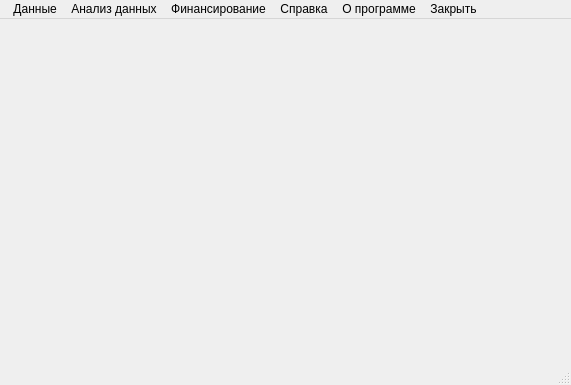
<?xml version="1.0" encoding="UTF-8"?>
<ui version="4.0">
 <class>MainWindow</class>
 <widget class="QMainWindow" name="MainWindow">
  <property name="geometry">
   <rect>
    <x>0</x>
    <y>0</y>
    <width>571</width>
    <height>385</height>
   </rect>
  </property>
  <property name="windowTitle">
   <string>Сопровождение НТП</string>
  </property>
  <widget class="QWidget" name="centralwidget"/>
  <widget class="QMenuBar" name="menubar">
   <property name="geometry">
    <rect>
     <x>0</x>
     <y>0</y>
     <width>571</width>
     <height>21</height>
    </rect>
   </property>
   <widget class="QMenu" name="tables">
    <property name="title">
     <string> Данные</string>
    </property>
    <addaction name="nir"/>
    <addaction name="prog"/>
    <addaction name="vuz"/>
   </widget>
   <widget class="QMenu" name="analys">
    <property name="title">
     <string>Анализ данных</string>
    </property>
    <addaction name="analys1"/>
    <addaction name="analys2"/>
    <addaction name="analys3"/>
   </widget>
   <widget class="QMenu" name="fin">
    <property name="title">
     <string>Финансирование</string>
    </property>
   </widget>
   <widget class="QMenu" name="help">
    <property name="title">
     <string>Справка</string>
    </property>
   </widget>
   <widget class="QMenu" name="about">
    <property name="title">
     <string>О программе</string>
    </property>
   </widget>
   <widget class="QMenu" name="closebtn">
    <property name="title">
     <string>Закрыть</string>
    </property>
    <addaction name="closeaction"/>
   </widget>
   <addaction name="tables"/>
   <addaction name="analys"/>
   <addaction name="fin"/>
   <addaction name="help"/>
   <addaction name="about"/>
   <addaction name="closebtn"/>
  </widget>
  <widget class="QStatusBar" name="statusbar"/>
  <action name="nir">
   <property name="text">
    <string>Таблица с НИР</string>
   </property>
  </action>
  <action name="prog">
   <property name="text">
    <string>Таблица с НТП</string>
   </property>
  </action>
  <action name="vuz">
   <property name="text">
    <string>Данные о вузах</string>
   </property>
  </action>
  <action name="closeaction">
   <property name="text">
    <string>Закрыть</string>
   </property>
  </action>
  <action name="analys1">
   <property name="text">
    <string>Распределение НИР по вузам</string>
   </property>
  </action>
  <action name="analys2">
   <property name="text">
    <string>Распределение по НТП</string>
   </property>
  </action>
  <action name="analys3">
   <property name="text">
    <string>Характер НИР</string>
   </property>
  </action>
 </widget>
 <resources/>
 <connections/>
</ui>
